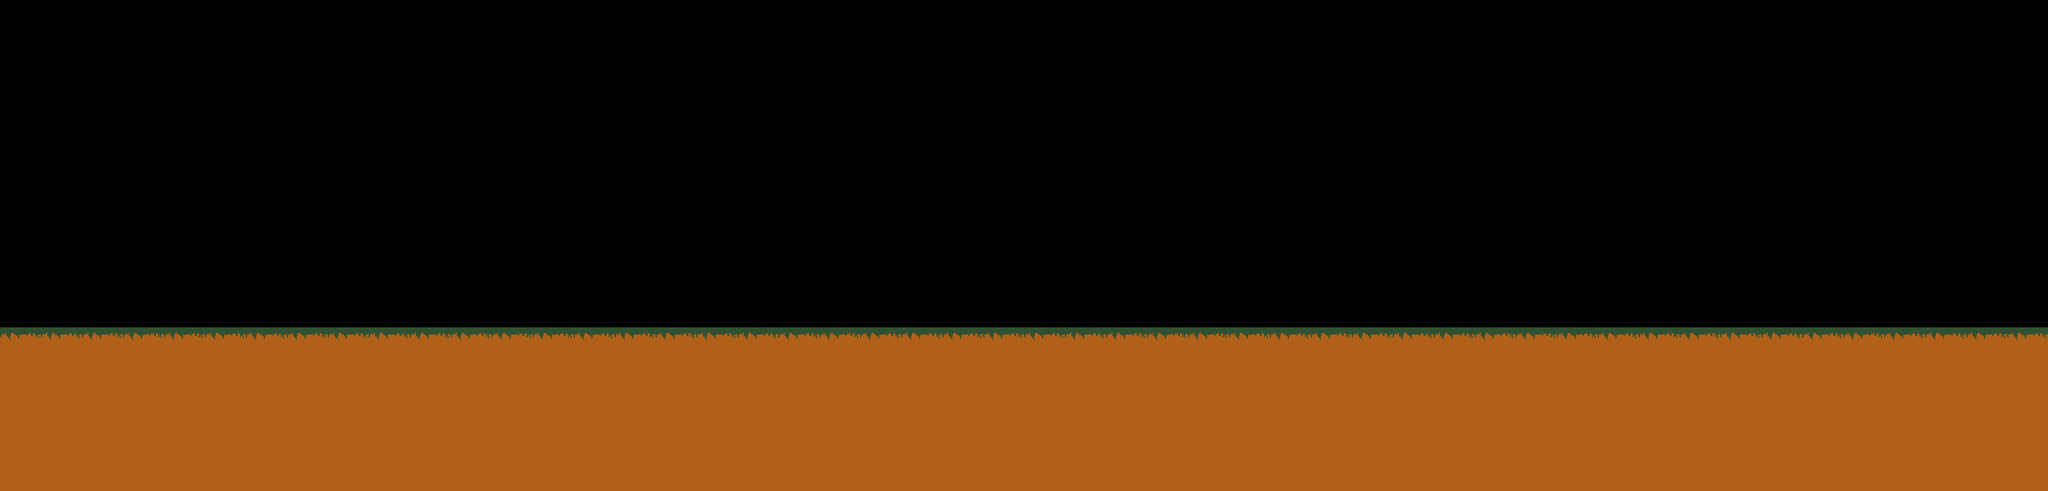

Below is a game level as drawn by its tile map, then a one-line description and the .tmx file that defines it, in full:
An orthogonal 50x12 tile map with 64x64 px tiles, 1 tile layer (Tile Layer 1).

<map version="1.0" orientation="orthogonal" renderorder="right-down" width="50" height="12" tilewidth="64" tileheight="64" nextobjectid="1">
 <tileset firstgid="1" name="test tiles" tilewidth="64" tileheight="64" tilecount="16" columns="4">
  <image source="../img/test tiles.png" width="256" height="256" />
 </tileset>
 <layer name="Tile Layer 1" width="50" height="12">
  <data encoding="csv">
1,1,1,1,1,1,1,1,1,1,1,1,1,1,1,1,1,1,1,1,1,1,1,1,1,1,1,1,1,1,1,1,1,1,1,1,1,1,1,1,1,1,1,1,1,1,1,1,1,1,
1,1,1,1,1,1,1,1,1,1,1,1,1,1,1,1,1,1,1,1,1,1,1,1,1,1,1,1,1,1,1,1,1,1,1,1,1,1,1,1,1,1,1,1,1,1,1,1,1,1,
1,1,1,1,1,1,1,1,1,1,1,1,1,1,1,1,1,1,1,1,1,1,1,1,1,1,1,1,1,1,1,1,1,1,1,1,1,1,1,1,1,1,1,1,1,1,1,1,1,1,
1,1,1,1,1,1,1,1,1,1,1,1,1,1,1,1,1,1,1,1,1,1,1,1,1,1,1,1,1,1,1,1,1,1,1,1,1,1,1,1,1,1,1,1,1,1,1,1,1,1,
1,1,1,1,1,1,1,1,1,1,1,1,1,1,1,1,1,1,1,1,1,1,1,1,1,1,1,1,1,1,1,1,1,1,1,1,1,1,1,1,1,1,1,1,1,1,1,1,1,1,
1,1,1,1,1,1,1,1,1,1,1,1,1,1,1,1,1,1,1,1,1,1,1,1,1,1,1,1,1,1,1,1,1,1,1,1,1,1,1,1,1,1,1,1,1,1,1,1,1,1,
1,1,1,1,1,1,1,1,1,1,1,1,1,1,1,1,1,1,1,1,1,1,1,1,1,1,1,1,1,1,1,1,1,1,1,1,1,1,1,1,1,1,1,1,1,1,1,1,1,1,
1,1,1,1,1,1,1,1,1,1,1,1,1,1,1,1,1,1,1,1,1,1,1,1,1,1,1,1,1,1,1,1,1,1,1,1,1,1,1,1,1,1,1,1,1,1,1,1,1,1,
2,2,2,2,2,2,2,2,2,2,2,2,2,2,2,2,2,2,2,2,2,2,2,2,2,2,2,2,2,2,2,2,2,2,2,2,2,2,2,2,2,2,2,2,2,2,2,2,2,2,
6,6,6,6,6,6,6,6,6,6,6,6,6,6,6,6,6,6,6,6,6,6,6,6,6,6,6,6,6,6,6,6,6,6,6,6,6,6,6,6,6,6,6,6,6,6,6,6,6,6,
6,6,6,6,6,6,6,6,6,6,6,6,6,6,6,6,6,6,6,6,6,6,6,6,6,6,6,6,6,6,6,6,6,6,6,6,6,6,6,6,6,6,6,6,6,6,6,6,6,6,
6,6,6,6,6,6,6,6,6,6,6,6,6,6,6,6,6,6,6,6,6,6,6,6,6,6,6,6,6,6,6,6,6,6,6,6,6,6,6,6,6,6,6,6,6,6,6,6,6,6
</data>
 </layer>
</map>
